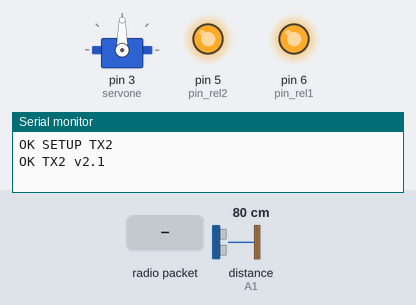
Recording of a sketch running on a simulated Arduino Uno, built with avr-gcc and run on an emulated ATmega328P. Shown: servo, output pins drawn as LEDs (lit = HIGH), the last lines printed to the serial monitor. The test bench sets the inputs (shaded band); at power-on: distance to the obstacle (sensor on A1) 80 cm. The echo pulse lasts 58.3 µs per cm; no radio packets arrive unless stated; pins used as bus, display or sensor lines are not drawn.

Above: at 1.2 s.
1.3 s: radio packet "0" arrives
2.8 s: radio packet "1" arrives
At 3.9 s:
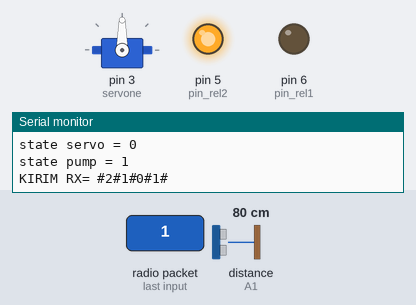
4.3 s: radio packet "90" arrives
At 5.0 s:
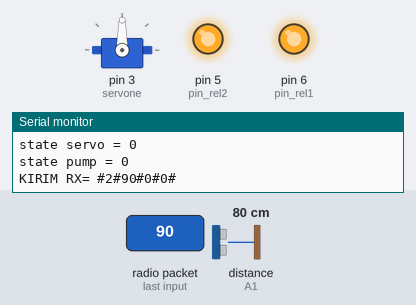
5.8 s: radio packet "5" arrives
At 6.1 s:
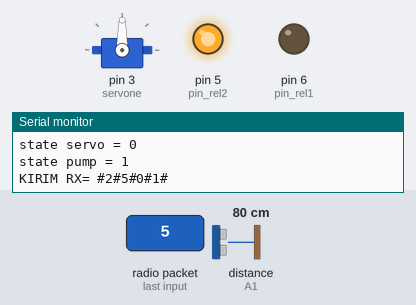
7.3 s: radio packet "200" arrives
At 8.5 s:
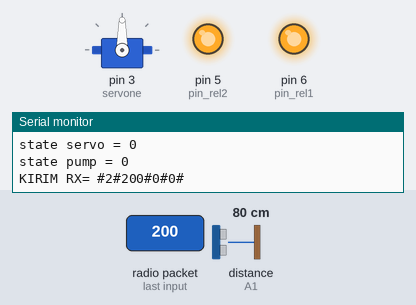
Timing chart, 0 to 9.8 s (numbered marks = the images above; inputs shaded):
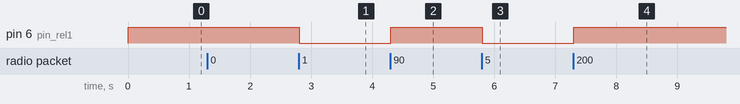

Measured:
- after the input at 2.8 s, pin 6 (pin_rel1): HIGH → LOW at once
- after the input at 4.3 s, pin 6 (pin_rel1): LOW → HIGH at once
- after the input at 5.8 s, pin 6 (pin_rel1): HIGH → LOW at once
- after the input at 7.3 s, pin 6 (pin_rel1): LOW → HIGH at once

The sketch:

Firmware_TX2.ino
```cpp
#include <SPI.h>
#include "RF24.h"
#include <Servo.h>
#include <Chrono.h>
char total[32];
RF24 radio(7, 8);  // PIN CE, CSN
//RF24 radio(7, 8); // PIN CE, CSN
const byte address[6] = "00002";   /// alamat NRF
const byte address2[6] = "00003";  /// alamat NRF
#define Trigpin A0
#define Echopin A1
#define pin_rel1 6
#define rel1On digitalWrite(pin_rel1, LOW)
#define rel1Off digitalWrite(pin_rel1, HIGH)
#define pin_rel2 5
#define rel2On digitalWrite(pin_rel2, LOW)
#define rel2Off digitalWrite(pin_rel2, HIGH)
#define buka_servo servone.write(0)
#define tutup_servo servone.write(90)

Servo servone;
bool terima_data = false;
bool action = false;
int max_dalam = 100;
int set_air = 40;
int state_servo = 0;
int state_pump = 0;
int siram = 0;
int kelembaban = 0;
int pos = 0;
int set_point = 50;
int level;
int nomor = 2;
int mode_send = 0;
float durasi, cm;
char total_pesan[32];
char pesan_kirim[32];

String dataIN;
Chrono tKirim;

void setup() {
  // put your setup code here, to run once:
  Serial.begin(115200);
  pinMode(pin_rel1, OUTPUT);
  pinMode(pin_rel2, OUTPUT);
  pinMode(Trigpin, OUTPUT);
  pinMode(Echopin, INPUT);
  rel1Off;
  rel2Off;
  servone.attach(3);
  // buka_servo;delay(1000);
  tutup_servo;
  Serial.println("OK SETUP TX2");
  radio.begin();                      // inisialisasi NRF
  radio.openReadingPipe(0, address);  // membuka mode baca nrf
  radio.setPALevel(RF24_PA_MIN);
  radio.startListening();  // mulai sebagai receiver
  Serial.println("OK TX2 v2.1");
}

void loop() {
  if (mode_send == 0) {
    if (radio.available()) {  // jika ada masuk di nRF
      tKirim.restart();
      radio.read(&total_pesan, sizeof(total_pesan));  // membaca data dari NRF dengan menghitung sepanjang data masuk
      Serial.println("===============================");
      Serial.println("Terima dari TX1");
      Serial.println(total_pesan);
      Serial.println("===============================");
      Serial.println("");
      digitalWrite(Trigpin, HIGH);
      delayMicroseconds(10);
      digitalWrite(Trigpin, LOW);
      durasi = pulseIn(Echopin, HIGH);
      cm = 0.017 * durasi;
      if (cm > max_dalam) {
        cm = max_dalam;
      }
      if (cm < 0) {
        cm = 0;
      }
      level = max_dalam - cm;
      if (level < 0) {
        level = 0;
      }
      if (level > max_dalam) {
        level = max_dalam;
      }
      dataIN = String(total_pesan);
      kelembaban = dataIN.toInt();

      action = true;
      if (terima_data == true) {
        if (kelembaban < set_point) {
          siram = 1;
        }
        if (kelembaban > set_point) {
          siram = 0;
        }
        if (siram == 0) {
          Serial.println(" hum aman");
          rel1Off;
          tutup_servo;
          state_servo = 0;
          state_pump = 0;
          sprintf(pesan_kirim, "#%d#%d#%d#%d#", nomor, kelembaban, state_servo, state_pump);
          Serial.println(pesan_kirim);
          Serial.print("Kelembaban = ");
          Serial.println(kelembaban);
          Serial.print("level = ");
          Serial.println(level);
          Serial.print("state servo = ");
          Serial.println(state_servo);
          Serial.print("state pump = ");
          Serial.println(state_pump);
          terima_data = false;
        }
        if (siram == 1 && level > set_air + 1 && action == true) {
          Serial.println("servo on");
          buka_servo;
          rel1Off;
          state_servo = 1;
          state_pump = 0;
          sprintf(pesan_kirim, "#%d#%d#%d#%d#", nomor, kelembaban, state_servo, state_pump);
          Serial.println(pesan_kirim);
          Serial.print("Kelembaban = ");
          Serial.println(kelembaban);
          Serial.print("level = ");
          Serial.println(level);
          Serial.print("state servo = ");
          Serial.println(state_servo);
          Serial.print("state pump = ");
          Serial.println(state_pump);
          action = false;
        }
        if (siram == 1 && level < set_air - 1 && action == true) {
          Serial.println("pump on");
          tutup_servo;
          rel1On;
          state_servo = 0;
          state_pump = 1;
          sprintf(pesan_kirim, "#%d#%d#%d#%d#", nomor, kelembaban, state_servo, state_pump);
          Serial.println(pesan_kirim);
          Serial.print("Kelembaban = ");
          Serial.println(kelembaban);
          Serial.print("level = ");
          Serial.println(level);
          Serial.print("state servo = ");
          Serial.println(state_servo);
          Serial.print("state pump = ");
          Serial.println(state_pump);
          action = false;
        }
      }
      terima_data = true;
      mode_send = 1;
    }
  }
  if (mode_send == 1) {
    radio.begin();  // inisalisasi NRF
    radio.openWritingPipe(address2);
    radio.setPALevel(RF24_PA_MIN);
    radio.stopListening();                           // mulai sebagai receiver
    radio.write(&pesan_kirim, sizeof(pesan_kirim));  // sub untuk kirim data via NRF
    Serial.print("KIRIM RX= ");
    Serial.println(pesan_kirim);        // tampilkan di serial monitor
    delay(1000);                         //
    radio.begin();                      // inisalisasi NRF
    radio.openReadingPipe(0, address);  // membuka mode baca nrf
    radio.setPALevel(RF24_PA_MIN);
    radio.startListening();
    mode_send = 0;
  }
}
```
